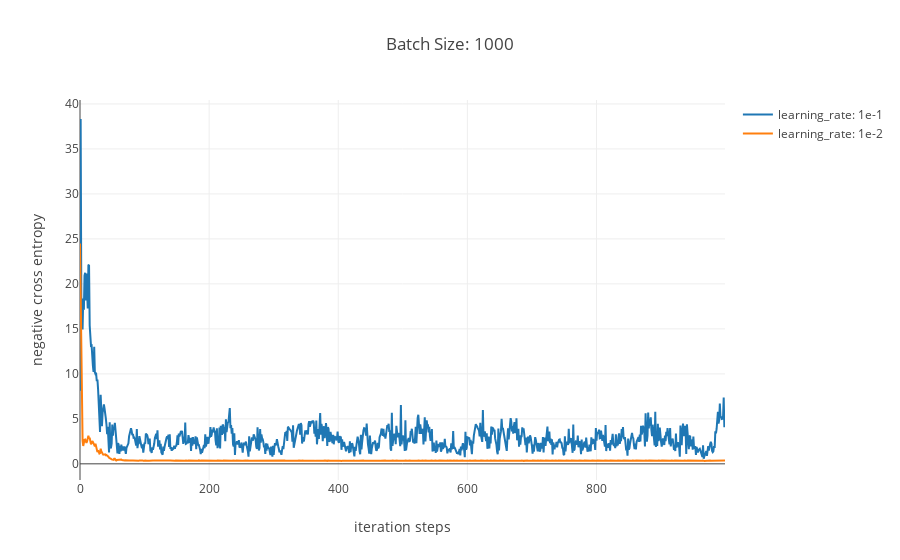

Notebook code cell kept with this figure:
### Markdown cell above
Previously, the batch size help us reduce the fluctuation. However, the part of learning rate is different in this case, and it reduces the slow oscillation when the value is small, although the convergence rate is not as fast as the large one.

### Code cell
data = [go.Scatter(x=np.arange(1000),
                   y=np.array(simple_features_estimator[0].loss),
                   mode="lines",
                   name="learning_rate: 1e-1"),
        go.Scatter(x=np.arange(1000),
                   y=np.array(simple_features_estimator[1].loss),
                   mode="lines",
                   name="learning_rate: 1e-2"),
       ]
layout = go.Layout(
    title='Batch Size: 1000',
    xaxis=dict(
        title='iteration steps',
    ),
    yaxis=dict(
        title='negative cross entropy'
    )
)
fig = go.Figure(data=data, layout=layout)
iplot(fig)

### Figure 1 — Plotly figure (JSON) as saved in the notebook; plotly's stock layout.template omitted (floating-point values rounded to 4 significant figures; data arrays with more than 128 entries replaced by an {"elided": "..."} marker saying what was removed)
{"data": [{"mode": "lines", "name": "learning_rate: 1e-1", "type": "scatter", "x": {"elided": "1000 int values"}, "y": {"elided": "10000 float values"}}, {"mode": "lines", "name": "learning_rate: 1e-2", "type": "scatter", "x": {"elided": "1000 int values"}, "y": {"elided": "10000 float values"}}], "layout": {"title": "Batch Size: 1000", "xaxis": {"title": "iteration steps"}, "yaxis": {"title": "negative cross entropy"}}}
